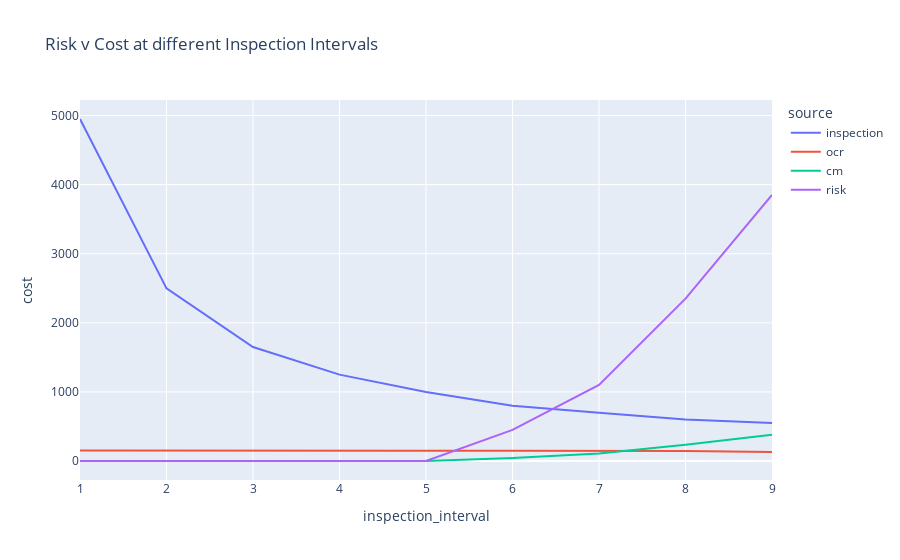

Notebook cell for this chart:
### Code cell
df_plot = pd.DataFrame(cost).T

df_plot = pd.melt(df_plot, id_vars=['inspection_interval'], var_name = 'source', value_name = 'cost')

fig = px.line(df_plot, x="inspection_interval", y="cost", color='source', title='Risk v Cost at different Inspection Intervals')
fig.show()

### Figure 1 — Plotly figure (JSON) as saved in the notebook; plotly's stock layout.template omitted (floating-point values rounded to 4 significant figures)
{"data": [{"hovertemplate": "source=inspection<br>inspection_interval=%{x}<br>cost=%{y}<extra></extra>", "legendgroup": "inspection", "line": {"color": "#636efa", "dash": "solid"}, "mode": "lines", "name": "inspection", "orientation": "v", "showlegend": true, "type": "scatter", "x": [1, 2, 3, 4, 5, 6, 7, 8, 9], "xaxis": "x", "y": [4950, 2498.0, 1650, 1250.0, 999.9, 800, 700, 600, 550], "yaxis": "y"}, {"hovertemplate": "source=ocr<br>inspection_interval=%{x}<br>cost=%{y}<extra></extra>", "legendgroup": "ocr", "line": {"color": "#EF553B", "dash": "solid"}, "mode": "lines", "name": "ocr", "orientation": "v", "showlegend": true, "type": "scatter", "x": [1, 2, 3, 4, 5, 6, 7, 8, 9], "xaxis": "x", "y": [152.1, 153.6, 152.1, 155.3, 149.3, 147.2, 149.5, 143.6, 131.4], "yaxis": "y"}, {"hovertemplate": "source=cm<br>inspection_interval=%{x}<br>cost=%{y}<extra></extra>", "legendgroup": "cm", "line": {"color": "#00cc96", "dash": "solid"}, "mode": "lines", "name": "cm", "orientation": "v", "showlegend": true, "type": "scatter", "x": [1, 2, 3, 4, 5, 6, 7, 8, 9], "xaxis": "x", "y": [0, 0, 0, 0, 0, 45, 110, 235, 380], "yaxis": "y"}, {"hovertemplate": "source=risk<br>inspection_interval=%{x}<br>cost=%{y}<extra></extra>", "legendgroup": "risk", "line": {"color": "#ab63fa", "dash": "solid"}, "mode": "lines", "name": "risk", "orientation": "v", "showlegend": true, "type": "scatter", "x": [1, 2, 3, 4, 5, 6, 7, 8, 9], "xaxis": "x", "y": [0, 0, 0, 0, 0, 450, 1100, 2350, 3850], "yaxis": "y"}], "layout": {"legend": {"title": {"text": "source"}, "tracegroupgap": 0}, "title": {"text": "Risk v Cost at different Inspection Intervals"}, "xaxis": {"anchor": "y", "domain": [0, 1], "title": {"text": "inspection_interval"}}, "yaxis": {"anchor": "x", "domain": [0, 1], "title": {"text": "cost"}}}}
